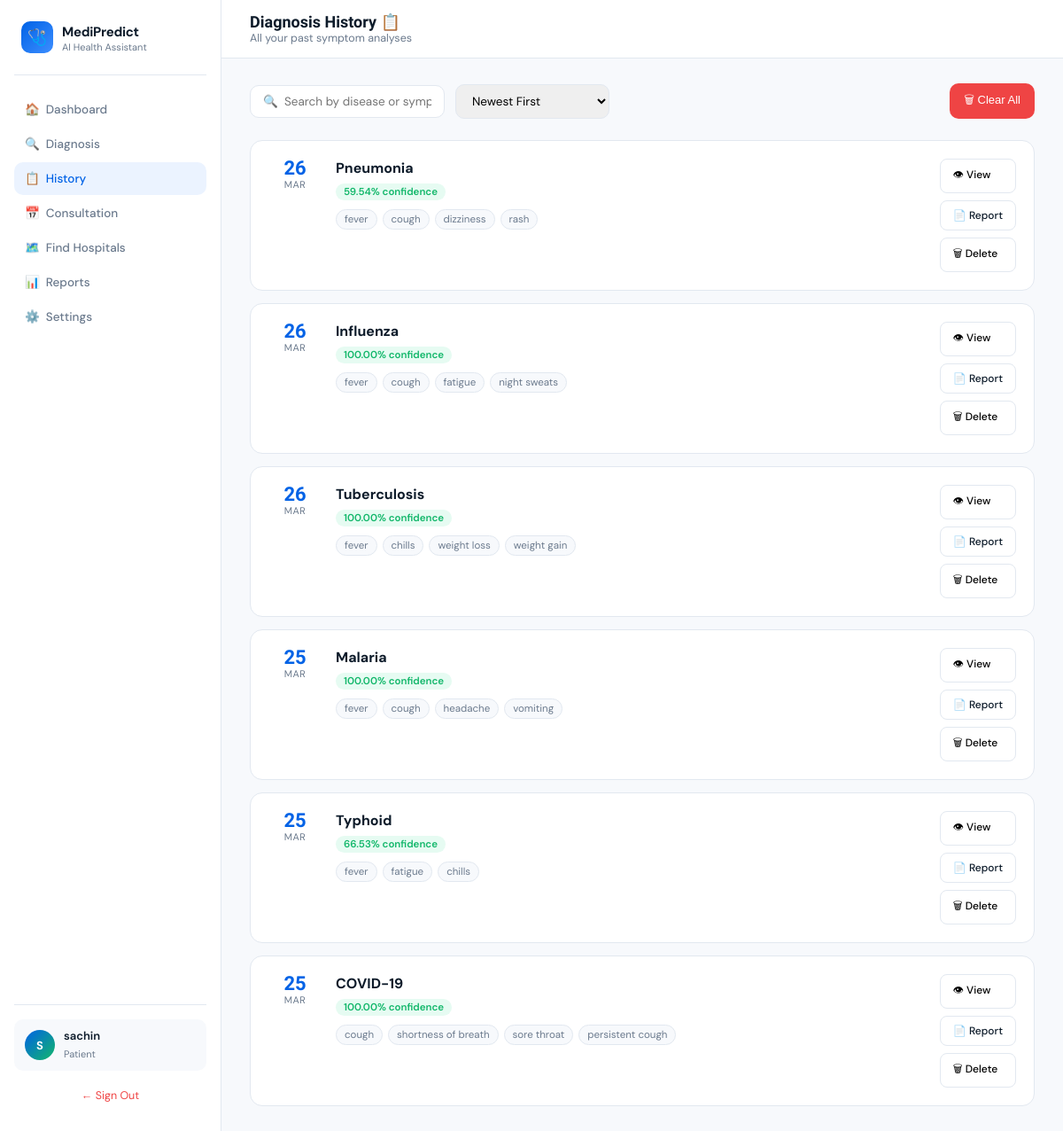
/history (signed in), run on an earlier commit of the app's database.
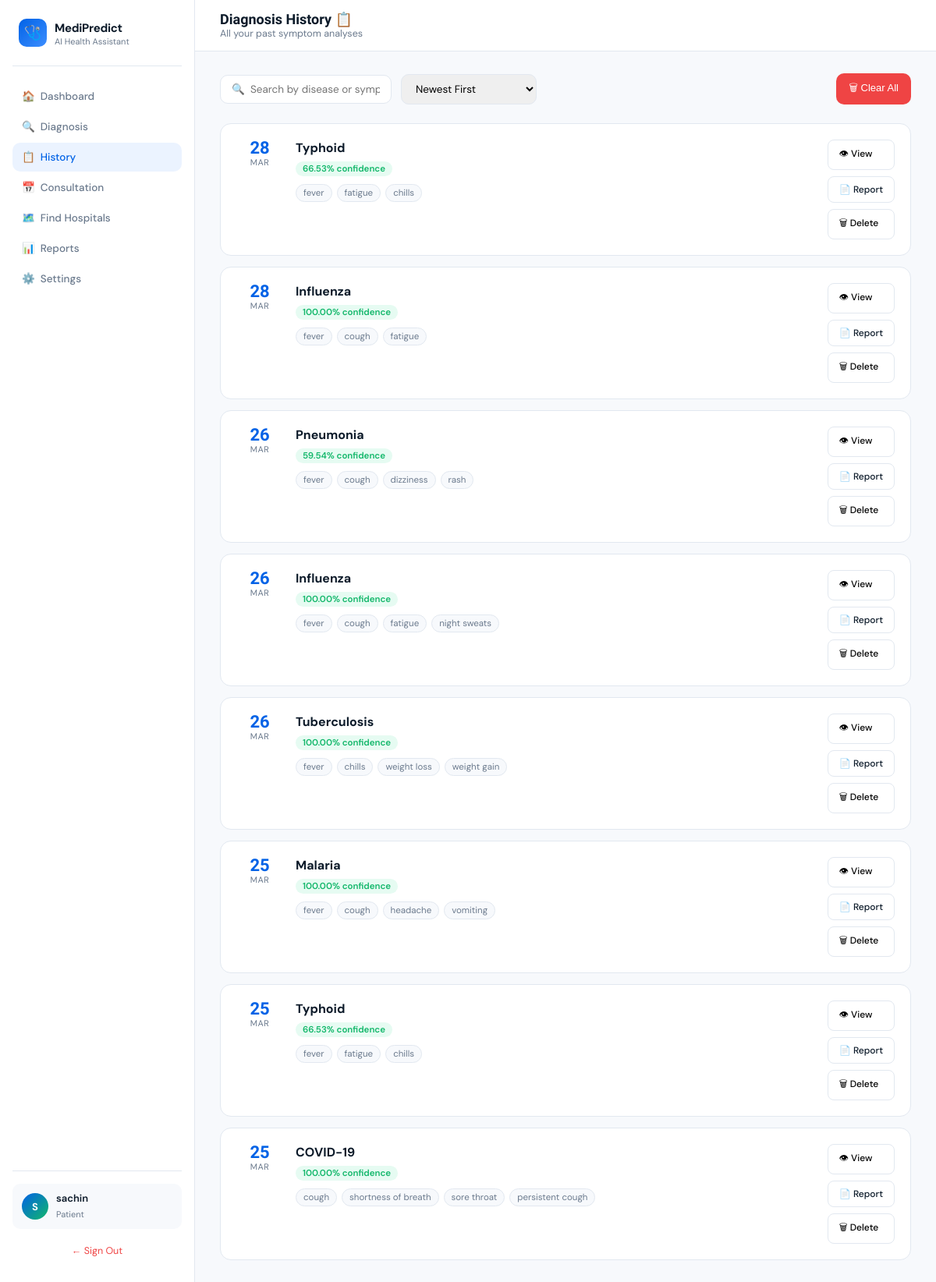
And on a later commit of the database.
### models.py (models this page shows, shortened)
class User(db.Model):
    __tablename__ = 'users'
    id          = db.Column(db.Integer,      primary_key=True)
    username    = db.Column(db.String(80),   unique=True, nullable=False)
    password    = db.Column(db.String(120),  nullable=False)
    first_name  = db.Column(db.String(80))
    last_name   = db.Column(db.String(80))
    email       = db.Column(db.String(120))
    role        = db.Column(db.String(20),   default='patient')
    joined      = db.Column(db.DateTime,     default=datetime.utcnow)
    age         = db.Column(db.String(10))
    gender      = db.Column(db.String(20))
    blood_group = db.Column(db.String(10))
    height      = db.Column(db.String(20))
    weight      = db.Column(db.String(20))
    allergies   = db.Column(db.Text)
    conditions  = db.Column(db.Text)
    medications = db.Column(db.Text)
    paid         = db.Column(db.Boolean,  default=False)   # True = active subscription
    paid_at      = db.Column(db.DateTime, nullable=True)   # When last payment was made
    expires_at   = db.Column(db.DateTime, nullable=True)   # Subscription expiry date
    payment_id   = db.Column(db.String(60), nullable=True) # Razorpay payment ID
    payment_amount = db.Column(db.Integer, nullable=True)  # Amount paid in rupees

class Diagnosis(db.Model):
    __tablename__ = 'diagnoses'
    id          = db.Column(db.Integer,   primary_key=True)
    record_id   = db.Column(db.String(20), unique=True, nullable=False)
    user_id     = db.Column(db.Integer,   db.ForeignKey('users.id'), nullable=False)
    top_disease = db.Column(db.String(100))
    confidence  = db.Column(db.String(20))
    prob_float  = db.Column(db.Float)
    symptoms    = db.Column(db.JSON)
    results     = db.Column(db.JSON)
    created_at  = db.Column(db.DateTime, default=datetime.utcnow)
    user = db.relationship('User', backref=db.backref('diagnoses', lazy=True))
    def to_dict(self):
        return {
            "id":          self.record_id,
            "user_id":     self.user_id,
            "top_disease": self.top_disease  or "",
            "confidence":  self.confidence   or "",
            "prob_float":  self.prob_float   or 0.0,
            "symptoms":    self.symptoms     or [],
            "results":     self.results      or [],
            "date":        self.created_at.strftime("%Y-%m-%d %H:%M") if self.created_at else "",
        }

### app.py (the view)
@app.route("/history")
@login_required
def history_page():
    user    = current_user()
    records = (Diagnosis.query.filter_by(user_id=user.id)
               .order_by(Diagnosis.created_at.desc()).all())
    return render_template("history.html",
                           username=user.username,
                           records=[r.to_dict() for r in records])

### app.py (called while the page is built)
@app.template_filter("format_month")
def format_month(date_str):
    try:
        dt = datetime.datetime.strptime(str(date_str)[:7], "%Y-%m")
        return dt.strftime("%b").upper()
    except Exception:
        return ""

def login_required(f):
    @wraps(f)
    def decorated(*args, **kwargs):
        if "user_id" not in session:
            return redirect(url_for("login"))
        user = current_user()
        if user and user.role == "patient":
            from flask import request as _req
            if _req.endpoint not in ("payment_page", "confirm_order", "logout"):
                if not user.paid:
                    return redirect(url_for("payment_page"))
                if user.expires_at and user.expires_at < datetime.datetime.utcnow():
                    user.paid = False
                    db.session.commit()
                    return redirect(url_for("payment_page"))
        return f(*args, **kwargs)
    return decorated

def current_user():
    uid = session.get("user_id")
    return User.query.get(uid) if uid else None

### templates/History.html (shortened to what this page needs)
<!DOCTYPE html>
<html lang="en">
<head>
</head>
<body>
<div class="layout">
<aside class="sidebar">
  <div class="logo">
    <div class="logo-icon">🩺</div>
    <div><strong>MediPredict</strong><span>AI Health Assistant</span></div>
  </div>
  <nav>
    <a href="/">🏠&nbsp; Dashboard</a>
    <a href="/">🔍&nbsp; Diagnosis</a>
    <a href="/history" class="active">📋&nbsp; History</a>
    <a href="/consultation">📅&nbsp; Consultation</a>
    <a href="/hospitals">🗺️&nbsp; Find Hospitals</a>
    <a href="/reports">📊&nbsp; Reports</a>
    <a href="/settings">⚙️&nbsp; Settings</a>
  </nav>
  <div class="sidebar-footer">
    <div class="user-card">
      <div class="avatar" id="avatarInitial">U</div>
      <div class="user-info"><strong>{{ username }}</strong><span>Patient</span></div>
    </div>
    <a href="/logout" style="display:block;text-align:center;margin-top:12px;font-size:12.5px;color:#EF4444;text-decoration:none;padding:8px;border-radius:8px;">← Sign Out</a>
  </div>
</aside>
<main class="main">
  <div class="topbar">
    <div><h1>Diagnosis History 📋</h1><p>All your past symptom analyses</p></div>
  </div>
  <div class="content">
    <div class="filter-bar">
      <input type="text" id="searchInput" placeholder="🔍  Search by disease or symptom…" oninput="filterRecords()">
      <select class="filter-select" id="sortSelect" onchange="filterRecords()">
        <option value="newest">Newest First</option>
      </select>
      <button class="clear-btn" onclick="if(confirm('Delete all history?')) clearAll()">🗑 Clear All</button>
    </div>
    <div class="records-grid" id="recordsGrid">
      {% if records %}
        {% for r in records %}
        <div class="record-card" data-id="{{ r.id }}" data-disease="{{ r.top_disease }}"
             data-conf="{{ r.results[0].prob_float if r.results and r.results[0].prob_float is defined else r.confidence | replace('%','') }}"
             data-date="{{ r.date }}">
          <div class="record-date-col">
            <div class="record-day">{{ r.date.split('-')[2].split(' ')[0] }}</div>
            <div class="record-month">{{ r.date | format_month }}</div>
          </div>
          <div class="record-body">
            <div class="record-disease">{{ r.top_disease }}</div>
            <span class="record-confidence">{{ r.confidence }} confidence</span>
            <div class="symptom-tags">
              {% for s in r.symptoms[:6] %}
              <span class="sym-tag">{{ s.replace('_',' ') }}</span>
              {% endfor %}
            </div>
          </div>
          <div class="record-actions">
            <button class="act-btn" onclick="viewDetail('{{ r.id }}')">👁 View</button>
            <a href="/download-report/{{ r.id }}" class="act-btn" style="text-decoration:none;color:inherit;">📄 Report</a>
            <button class="act-btn danger" onclick="deleteRecord('{{ r.id }}', this)">🗑 Delete</button>
          </div>
        </div>
        {% endfor %}
      {% else %}
        <div class="empty-state">
          <div class="icon">🔬</div>
          <h3>No diagnoses yet</h3>
          <p>Run your first analysis on the <a href="/">Dashboard</a> to see results here.</p>
        </div>
      {% endif %}
    </div>
  </div>
</main>
</div>
</body>
</html>

### templates/History.html (style rules this page uses)
*, *::before, *::after { box-sizing: border-box; margin: 0; padding: 0; }
:root { --blue:#0062E6; --blue-pale:#EBF3FF; --green:#12B76A; --green-pale:#E6FBF2; --amber:#F59E0B; --red:#EF4444; --text:#0D1B2A; --text-muted:#6B7A8D; --border:#E2E8F0; --white:#FFFFFF; --surface:#F7F9FC; --sidebar-w:250px; }
html,body { height:100%; font-family:'DM Sans',sans-serif; color:var(--text); background:var(--surface); }
.layout { display:flex; height:100vh; overflow:hidden; }
.sidebar { width:var(--sidebar-w); background:var(--white); border-right:1px solid var(--border); display:flex; flex-direction:column; padding:24px 16px; flex-shrink:0; }
.logo { display:flex; align-items:center; gap:10px; padding:0 8px 24px; border-bottom:1px solid var(--border); margin-bottom:20px; }
.logo-icon { width:36px; height:36px; border-radius:10px; background:linear-gradient(135deg,#0062E6,#3D8EFF); display:flex; align-items:center; justify-content:center; font-size:18px; }
.logo strong { font-size:15px; font-weight:700; letter-spacing:-0.3px; }
.logo span { display:block; font-size:11px; color:var(--text-muted); }
nav a { display:flex; align-items:center; gap:10px; padding:10px 12px; border-radius:10px; text-decoration:none; color:var(--text-muted); font-size:13.5px; font-weight:500; margin-bottom:2px; transition:all .18s; }
nav a.active { background:var(--blue-pale); color:var(--blue); }
.sidebar-footer { margin-top:auto; border-top:1px solid var(--border); padding-top:16px; }
.user-card { display:flex; align-items:center; gap:10px; padding:10px 12px; border-radius:10px; background:var(--surface); }
.avatar { width:34px; height:34px; border-radius:50%; background:linear-gradient(135deg,#0062E6,#12B76A); display:flex; align-items:center; justify-content:center; color:white; font-weight:700; font-size:13px; }
.user-info strong { display:block; font-size:13px; font-weight:600; }
.user-info span { font-size:11px; color:var(--text-muted); }
.main { flex:1; display:flex; flex-direction:column; overflow:hidden; }
.topbar { background:var(--white); border-bottom:1px solid var(--border); padding:14px 32px; display:flex; align-items:center; justify-content:space-between; }
.topbar h1 { font-family:'Sora',sans-serif; font-size:18px; font-weight:700; }
.topbar p { font-size:12.5px; color:var(--text-muted); }
.content { flex:1; overflow-y:auto; padding:28px 32px; }
.filter-bar { display:flex; gap:12px; align-items:center; margin-bottom:24px; flex-wrap:wrap; }
.filter-bar input { padding:9px 14px; border:1.5px solid var(--border); border-radius:10px; font-family:'DM Sans',sans-serif; font-size:13.5px; outline:none; min-width:220px; }
.filter-select { padding:9px 14px; border:1.5px solid var(--border); border-radius:10px; font-family:'DM Sans',sans-serif; font-size:13.5px; outline:none; cursor:pointer; }
.clear-btn { padding:9px 16px; background:var(--red); color:white; border:none; border-radius:10px; font-size:13px; font-weight:500; cursor:pointer; margin-left:auto; }
.records-grid { display:flex; flex-direction:column; gap:14px; }
.record-card { background:var(--white); border:1px solid var(--border); border-radius:14px; padding:20px; display:grid; grid-template-columns:auto 1fr auto; gap:16px; align-items:start; transition:box-shadow .2s; }
.record-date-col { text-align:center; min-width:60px; }
.record-day { font-size:22px; font-weight:700; font-family:'Sora',sans-serif; color:var(--blue); line-height:1; }
.record-month { font-size:11px; color:var(--text-muted); text-transform:uppercase; letter-spacing:.5px; }
.record-disease { font-size:16px; font-weight:700; margin-bottom:4px; }
.record-confidence { display:inline-block; background:var(--green-pale); color:var(--green); font-size:11.5px; font-weight:600; padding:2px 9px; border-radius:99px; margin-bottom:10px; }
.symptom-tags { display:flex; flex-wrap:wrap; gap:6px; }
.sym-tag { background:var(--surface); border:1px solid var(--border); color:var(--text-muted); font-size:11.5px; padding:3px 9px; border-radius:99px; }
.record-actions { display:flex; flex-direction:column; gap:8px; }
.act-btn { padding:8px 14px; border-radius:8px; border:1px solid var(--border); background:white; font-family:'DM Sans',sans-serif; font-size:12px; font-weight:500; cursor:pointer; display:flex; align-items:center; gap:6px; white-space:nowrap; transition:all .15s; }

What changed in the data, as far as the page shows it:
added Diagnosis: date "28", date "MAR", top_disease "Typhoid", confidence "66.53%", replace "fever" "fatigue" "chills"
added Diagnosis: date "28", date "MAR", top_disease "Influenza", confidence "100.00%", replace "fever" "cough" "fatigue"
